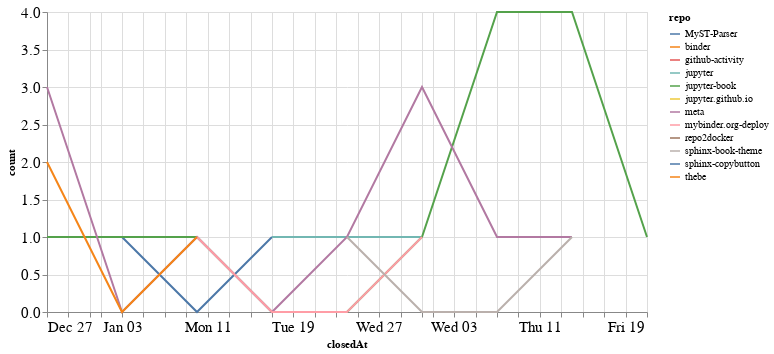

Notebook code cell kept with this figure:
### Code cell
closed_by_time = closed_by.groupby('repo').resample('W', on='closedAt').count()['author'].reset_index()
closed_by_time = closed_by_time.rename(columns={'author': 'count'})

alt.Chart(closed_by_time, width=600).mark_line().encode(
    x='closedAt',
    y='count',
    color='repo',
    tooltip="repo"
)

### Figure 1 — Vega-Lite specification as saved in the notebook (floating-point values rounded to 4 significant figures)
{"config": {"axisLeft": {"labelFontSize": 15}, "axisBottom": {"labelFontSize": 15}}, "data": {"name": "data-3aa71b1f2fc8e7e604f1659f62edfe73"}, "mark": "line", "encoding": {"color": {"type": "nominal", "field": "repo"}, "tooltip": {"type": "nominal", "field": "repo"}, "x": {"type": "temporal", "field": "closedAt"}, "y": {"type": "quantitative", "field": "count"}}, "width": 600, "$schema": "https://vega.github.io/schema/vega-lite/v4.8.1.json", "datasets": {"data-3aa71b1f2fc8e7e604f1659f62edfe73": [{"repo": "MyST-Parser", "closedAt": "2021-01-03T00:00:00", "count": 1}, {"repo": "MyST-Parser", "closedAt": "2021-01-10T00:00:00", "count": 0}, {"repo": "MyST-Parser", "closedAt": "2021-01-17T00:00:00", "count": 1}, {"repo": "binder", "closedAt": "2021-01-31T00:00:00", "count": 1}, {"repo": "github-activity", "closedAt": "2021-01-17T00:00:00", "count": 1}, {"repo": "jupyter", "closedAt": "2021-01-17T00:00:00", "count": 1}, {"repo": "jupyter", "closedAt": "2021-01-24T00:00:00", "count": 1}, {"repo": "jupyter", "closedAt": "2021-01-31T00:00:00", "count": 1}, {"repo": "jupyter-book", "closedAt": "2020-12-27T00:00:00", "count": 1}, {"repo": "jupyter-book", "closedAt": "2021-01-03T00:00:00", "count": 1}, {"repo": "jupyter-book", "closedAt": "2021-01-10T00:00:00", "count": 1}, {"repo": "jupyter-book", "closedAt": "2021-01-17T00:00:00", "count": 0}, {"repo": "jupyter-book", "closedAt": "2021-01-24T00:00:00", "count": 0}, {"repo": "jupyter-book", "closedAt": "2021-01-31T00:00:00", "count": 1}, {"repo": "jupyter-book", "closedAt": "2021-02-07T00:00:00", "count": 4}, {"repo": "jupyter-book", "closedAt": "2021-02-14T00:00:00", "count": 4}, {"repo": "jupyter-book", "closedAt": "2021-02-21T00:00:00", "count": 1}, {"repo": "jupyter.github.io", "closedAt": "2021-02-07T00:00:00", "count": 1}, {"repo": "meta", "closedAt": "2020-12-27T00:00:00", "count": 3}, {"repo": "meta", "closedAt": "2021-01-03T00:00:00", "count": 0}, {"repo": "meta", "closedAt": "2021-01-10T00:00:00", "count": 1}, {"repo": "meta", "closedAt": "2021-01-17T00:00:00", "count": 0}, {"repo": "meta", "closedAt": "2021-01-24T00:00:00", "count": 1}, {"repo": "meta", "closedAt": "2021-01-31T00:00:00", "count": 3}, {"repo": "meta", "closedAt": "2021-02-07T00:00:00", "count": 1}, {"repo": "meta", "closedAt": "2021-02-14T00:00:00", "count": 1}, {"repo": "mybinder.org-deploy", "closedAt": "2021-01-10T00:00:00", "count": 1}, {"repo": "mybinder.org-deploy", "closedAt": "2021-01-17T00:00:00", "count": 0}, {"repo": "mybinder.org-deploy", "closedAt": "2021-01-24T00:00:00", "count": 0}, {"repo": "mybinder.org-deploy", "closedAt": "2021-01-31T00:00:00", "count": 1}, {"repo": "repo2docker", "closedAt": "2021-01-24T00:00:00", "count": 1}, {"repo": "sphinx-book-theme", "closedAt": "2021-01-24T00:00:00", "count": 1}, {"repo": "sphinx-book-theme", "closedAt": "2021-01-31T00:00:00", "count": 0}, {"repo": "sphinx-book-theme", "closedAt": "2021-02-07T00:00:00", "count": 0}, {"repo": "sphinx-book-theme", "closedAt": "2021-02-14T00:00:00", "count": 1}, {"repo": "sphinx-copybutton", "closedAt": "2021-01-03T00:00:00", "count": 1}, {"repo": "thebe", "closedAt": "2020-12-27T00:00:00", "count": 2}, {"repo": "thebe", "closedAt": "2021-01-03T00:00:00", "count": 0}, {"repo": "thebe", "closedAt": "2021-01-10T00:00:00", "count": 1}]}}
